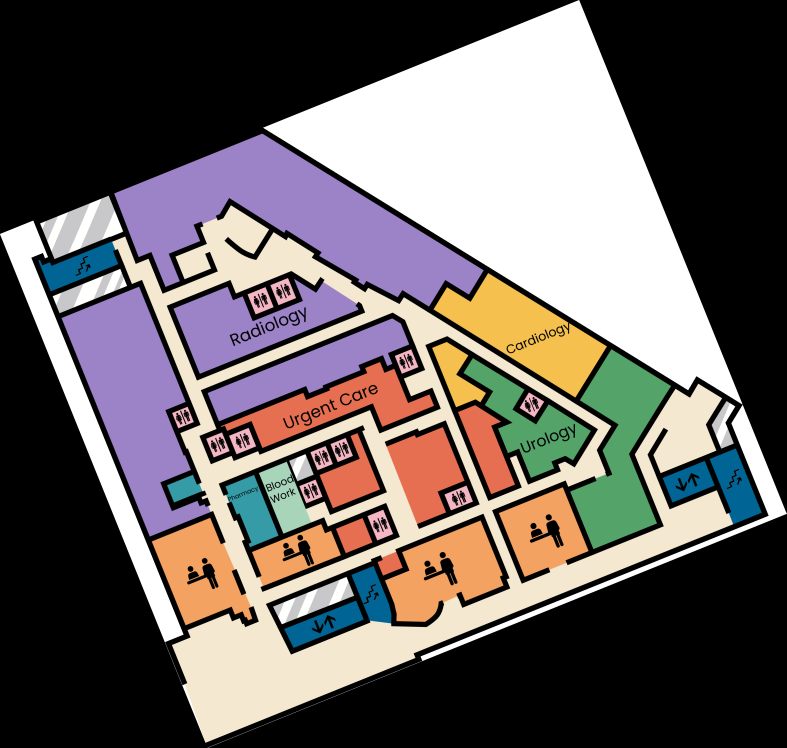
#> input picture apps/frontend/assets/20-FLOOR1-BASIC-LG_rotated.png, 3147 x 2991 px, given in place of Faulkner1.png, which was not available (shown at 1/4 size)
$ python imageLocator.py
#> lines starting #> are read from the running program, lines starting #| are printed output that depends on the picture; long printed decimals are rounded; pictures that were not available may be replaced by others from this repository, and a replacement may not be noted
from skimage import transform
import numpy as np
import cv2


def rotate_image_and_save(image_path, angle_deg, points, output_path):
    """
    Rotates an image around its center by a specified angle, making empty areas transparent,
    and transforms a given set of pixel coordinates accordingly.

    Parameters:
        image_path (str): Path to the input image (should be PNG with alpha or will be converted).
        angle_deg (float): Angle to rotate (in degrees, counter-clockwise).
        points (np.ndarray): Nx2 array of (x, y) pixel coordinates to be rotated.
        output_path (str): Path to save the rotated image (PNG).

    Returns:
        np.ndarray: Transformed pixel coordinates (Nx2).
    """
    # Load image with alpha channel
    img = cv2.imread(image_path, cv2.IMREAD_UNCHANGED)
    if img is None:
        raise FileNotFoundError(f"Image not found: {image_path}")

    # Add alpha channel if missing
    if img.shape[2] == 3:
        b, g, r = cv2.split(img)
        alpha = np.ones(b.shape, dtype=b.dtype) * 255
        img = cv2.merge([b, g, r, alpha])

    # Get image dimensions and center
    (h, w) = img.shape[:2]
    center = (w / 2, h / 2)

    # Compute rotation matrix
    M = cv2.getRotationMatrix2D(center, angle_deg, 1.0)

    # Compute new dimensions to fit entire rotated image
    cos = np.abs(M[0, 0])
    sin = np.abs(M[0, 1])
    new_w = int(h * sin + w * cos)
    new_h = int(h * cos + w * sin)

    # Adjust matrix for translation due to canvas size change
    M[0, 2] += (new_w / 2) - center[0]
    M[1, 2] += (new_h / 2) - center[1]

    # Rotate image with transparent background
    rotated = cv2.warpAffine(
        img,
        M,
        (new_w, new_h),
        flags=cv2.INTER_LINEAR,
        borderMode=cv2.BORDER_CONSTANT,
        borderValue=(0, 0, 0, 0)
    )

    # Convert points to homogeneous coordinates and apply transformation
    ones = np.ones((points.shape[0], 1))
    points_homogeneous = np.hstack([points, ones])
    transformed_points = (M @ points_homogeneous.T).T  # shape Nx2

    # Save the rotated image
    if output_path != "":
        cv2.imwrite(output_path, rotated)
        print(f"Saved transparent rotated image to: {output_path}")

    return transformed_points, rotated

def rotate_world(coords, theta_deg):
    """
    Rotate a set of world coordinates (longitude, latitude) by theta degrees
    around the center point.

    Args:
        coords (np.ndarray): Nx2 array of (longitude, latitude) points.
        theta_deg (float): Rotation angle in degrees (counter-clockwise).

    Returns:
        np.ndarray: Rotated coordinates (Nx2).
    """
    # Convert to radians
    theta = np.radians(theta_deg)

    # Compute the center point (mean of all coords)
    center = np.mean(coords, axis=0)

    # Translate points to center at origin
    translated = coords - center

    # Rotation matrix
    R = np.array([
        [np.cos(theta), -np.sin(theta)],
        [np.sin(theta),  np.cos(theta)]
    ])

    # Apply rotation
    rotated = translated @ R.T

    # Translate back
    rotated_coords = rotated + center

    return rotated_coords


def calculateHomography(sourcePoints, targetPoints, allPoints):
    tform = transform.estimate_transform('projective', sourcePoints, targetPoints)
    return tform(allPoints), tform


# imgSizeChest = np.array([[1812, 1439],
#                          [1812, 0],
#                          [0, 0],
#                          [0, 1439]])

# topright chestnut:
# bottom right chestnut:
# bottom left chestnut:
# top left chestnut:
source_points_pat22_3 = np.array([[2000, 187],
                         [1544, 1036],
                         [209, 1162],
                         [209, 187]])


target_points_pat22_3 =  np.array([[42.093062543998506, -71.2668158582853],
                         [42.09274408688253, -71.26662810365559],
                         [42.092246494442065, -71.26698215524748],
                         [42.092483348931324, -71.26740594428013]])


# BL
# TL
# TR
# BR

source_points_pat20 = np.array([[0, 1012],
                         [57, 78],
                         [474, 80],
                         [1029, 1009]])


target_points_pat20 =  np.array([[42.092498, -71.266337],
                         [42.093107, -71.266557],
                         [42.093202, -71.266231],
                         [42.092740, -71.265533]])


pat20 = [source_points_pat20, target_points_pat20]


source_points_pat22_4 = np.array([[2097, 274],
                         [1584, 1241],
                         [70, 1378],
                         [70, 270]])


target_points_pat22_4 =  np.array([[42.093062543998506, -71.2668158582853],
                         [42.09274408688253, -71.26662810365559],
                         [42.092246494442065, -71.26698215524748],
                         [42.092483348931324, -71.26740594428013]])


# source_points_chest = np.array([[9888, 11823], #RB
#                          [9747, 5783], #RT
#                          [1732, 5981], #LT
#                          [1880, 12011]]) #LB

# source_points_chest = np.array([[450, 2881], # BL
#                                 [416, 1436], # TL
#                                 [2339, 1389], # TR
#                                 [2370, 2837]]) #BR


# target_points_chest = np.array([[42.325702, -71.150086], #BL
#                                 [42.326170, -71.150140],
#                                 [42.326223, -71.149317],
#                                 [42.325756, -71.149264]])


# chestnut = [source_points_chest, target_points_chest]

source_points_faulkner1 = np.array([
                         [2043, 462], # TR
                         [602, 482], # TL
                         [134, 1298], #BL
                         [2374, 1299], # BR
                         ])

target_points_faulkner1 = np.array([
                                    [42.300905, -71.128506],
                                    [42.301782, -71.127798],
                                    [42.302379, -71.128184],
                                    [42.301098, -71.129380],
                                    ])


faulkner1 = [source_points_faulkner1, target_points_faulkner1]

source, target = faulkner1


# image_path = r"cs3733-d25 Revised Floor Plans v2\\PATRIOT PL\\22-FLOOR4-LABELED-1.png"
image_path = r"Faulkner1.png"

img = cv2.imread(image_path, cv2.IMREAD_UNCHANGED)
#> img is the input picture: shape (2991, 3147, 4); mean B, G, R, A 97.5, 99.3, 106.4, 110.4
if img is None:
    raise FileNotFoundError(f"Image not found: {image_path}")

img_size = np.array([[img.shape[1], 0],
                            [img.shape[1], img.shape[0]],
                            [0, img.shape[0]],
                            [0, 0]])
print(img.shape)
#| (2991, 3147, 4)

worldCoords, tform = calculateHomography(source, target, img_size)
rotated_pixels, rotated_img = rotate_image_and_save(image_path, -123, source, "faulkner1_rotated.png")
#> in rotate_image_and_save, `rotated = cv2.warpAffine( img, M, (new_w, new_h), flags=cv2.INTER_LINE..`:
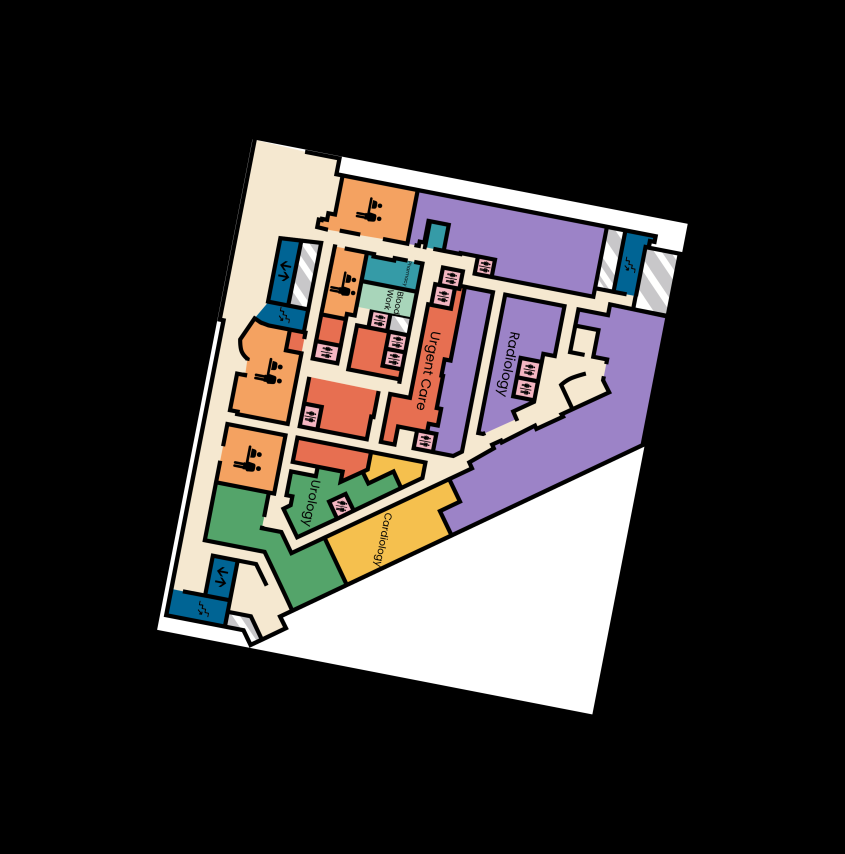
#> rotated: shape (4268, 4222, 4) (shown at 1/5 size); mean B, G, R, A 50.9, 51.9, 55.6, 57.7
#> rotated_pixels = [[2722.1, 3090.6], [3490.1, 1871.2], [3060.6, 1034.3], [1839.8, 2912.4]]


rotated_img_size = np.array([[rotated_img.shape[1], 0],
                            [rotated_img.shape[1], rotated_img.shape[0]],
                            [0, rotated_img.shape[0]],
                            [0, 0]])

adjusted_world, _ = calculateHomography(rotated_pixels, target, rotated_img_size)
#> adjusted_world = [[42.3, -71.13], [42.3, -71.13], [42.3, -71.13], [42.3, -71.13]]


print(np.max(adjusted_world[:, 0]), ",", np.min(adjusted_world[:, 0]), ",", np.max(adjusted_world[:, 1]), ",", np.min(adjusted_world[:, 1]))
#| 42.303 , 42.300 , -71.127 , -71.132

$ run again, on apps/frontend/assets/20-FLOOR2-BASIC-LG_rotated.png
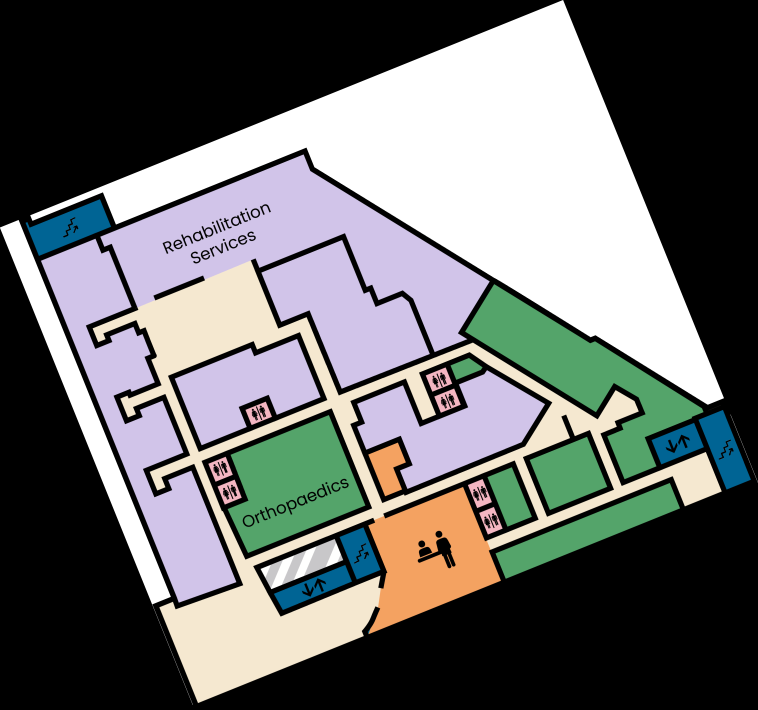
#> input picture apps/frontend/assets/20-FLOOR2-BASIC-LG_rotated.png, 3032 x 2840 px, given in place of Faulkner1.png, which was not available (shown at 1/4 size)
#> img is the input picture: shape (2840, 3032, 4); mean B, G, R, A 107.8, 108.9, 107.3, 105.8
#| (2840, 3032, 4)
#> in rotate_image_and_save, `rotated = cv2.warpAffine( img, M, (new_w, new_h), flags=cv2.INTER_LINE..`:
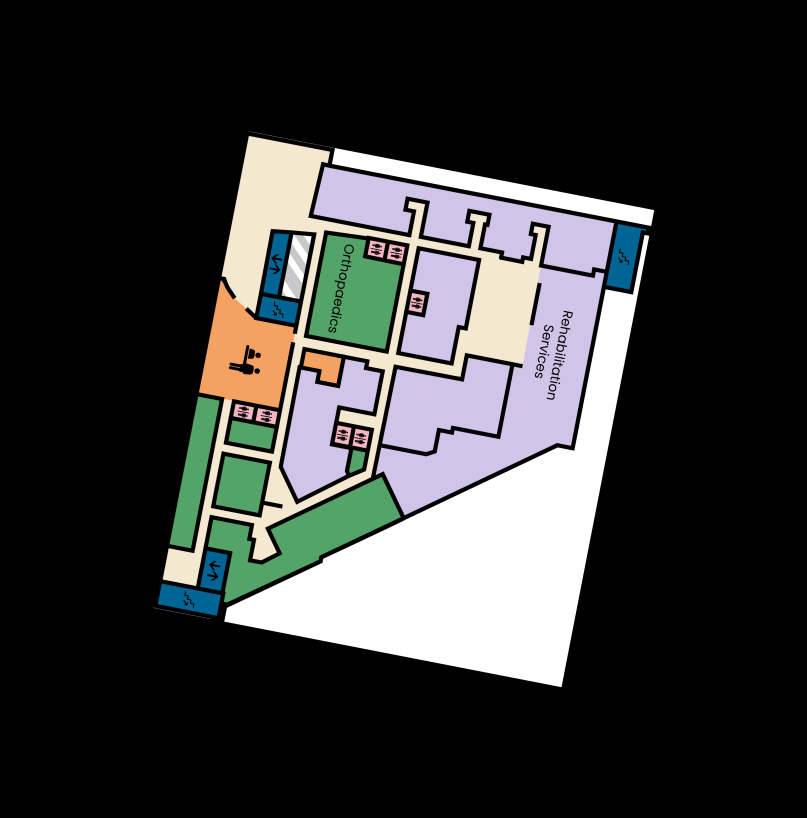
#> rotated: shape (4089, 4033, 4) (shown at 1/5 size); mean B, G, R, A 56.3, 56.8, 56.1, 55.3
#> rotated_pixels = [[2532.9, 3008.2], [3301, 1788.8], [2871.5, 951.9], [1650.7, 2830]]
#> adjusted_world = [[42.3, -71.13], [42.3, -71.13], [42.3, -71.13], [42.3, -71.13]]
#| 42.303 , 42.300 , -71.127 , -71.131
